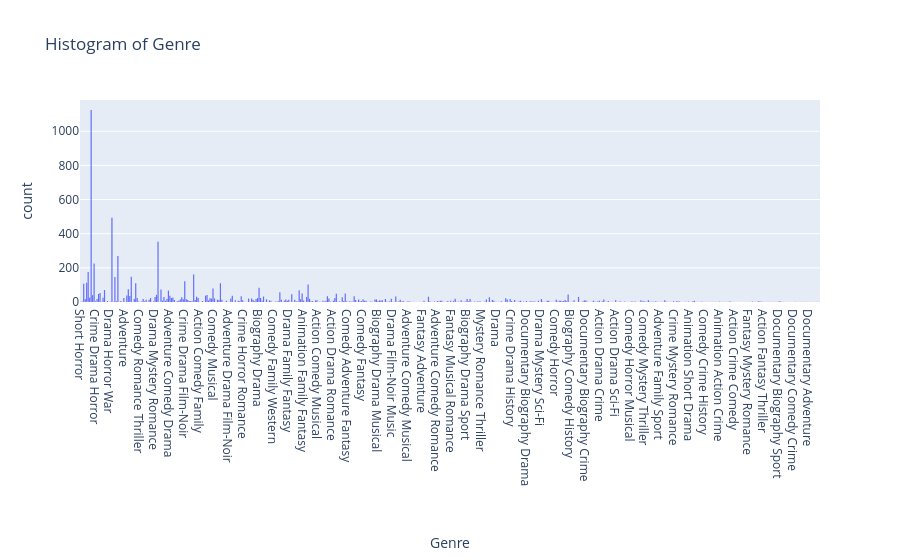
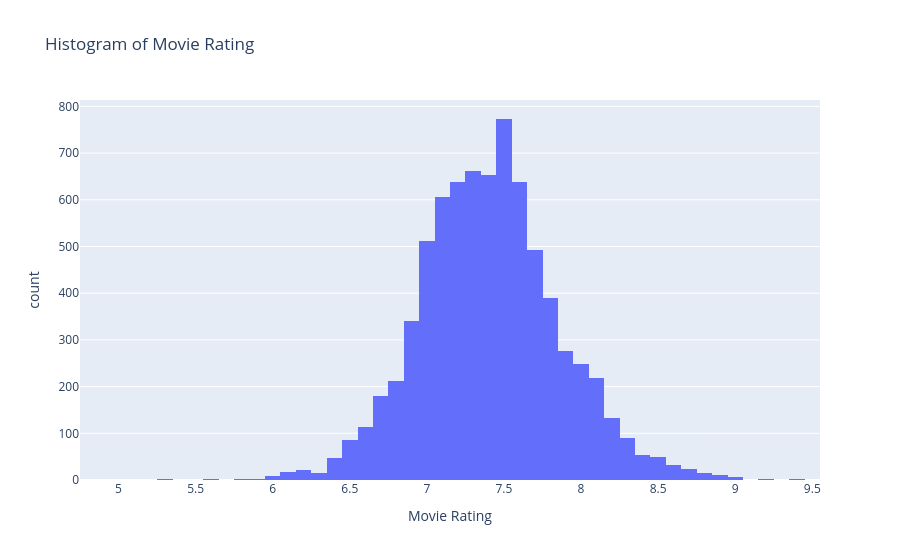
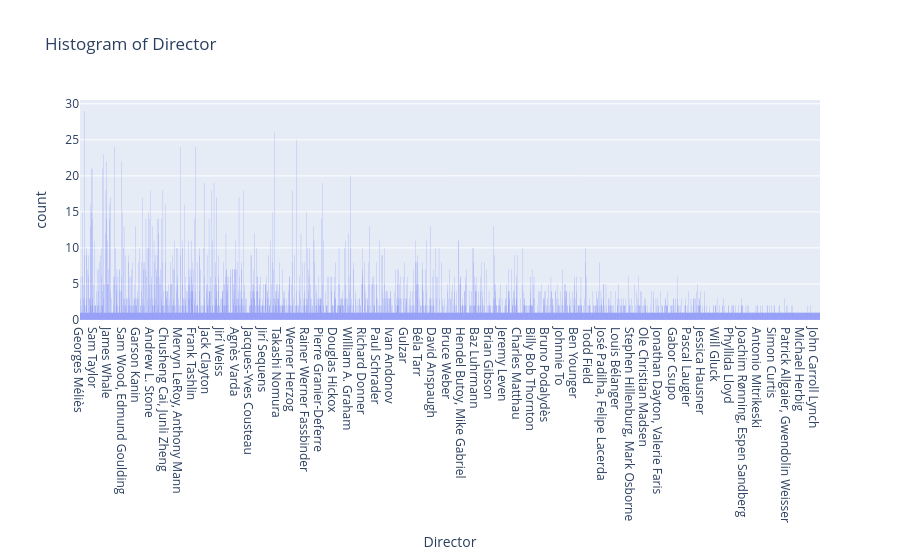
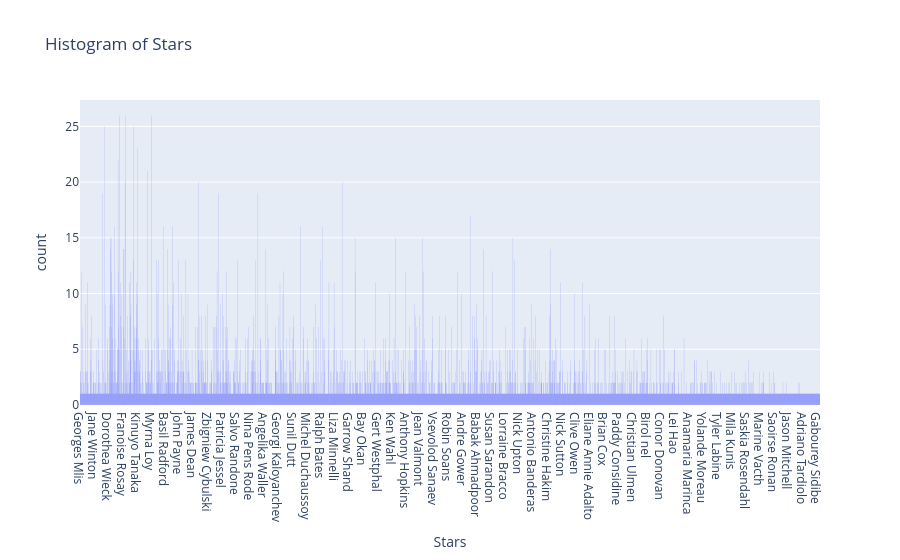

The notebook cell these images were saved under, in order:
### Code cell
import plotly.express as px
column_names = ['Genre','Movie Rating','Director','Stars','description_sentiment']
# Assuming 'column_names' is a list of column names
for column_name in column_names:
    fig = px.histogram(ds, x=column_name, nbins=50, title=f'Histogram of {column_name}')
    fig.show()

### Figure 1 — Plotly figure (JSON) as saved in the notebook; plotly's stock layout.template omitted (floating-point values rounded to 4 significant figures; data arrays with more than 128 entries replaced by an {"elided": "..."} marker saying what was removed)
{"data": [{"bingroup": "x", "hovertemplate": "Genre=%{x}<br>count=%{y}<extra></extra>", "legendgroup": "", "marker": {"color": "#636efa", "pattern": {"shape": ""}}, "name": "", "nbinsx": 50, "orientation": "v", "showlegend": false, "type": "histogram", "x": {"elided": "7584 str values"}, "xaxis": "x", "yaxis": "y"}], "layout": {"barmode": "relative", "legend": {"tracegroupgap": 0}, "title": {"text": "Histogram of Genre"}, "xaxis": {"anchor": "y", "domain": [0, 1], "title": {"text": "Genre"}}, "yaxis": {"anchor": "x", "domain": [0, 1], "title": {"text": "count"}}}}

### Figure 2 — Plotly figure (JSON) as saved in the notebook; plotly's stock layout.template omitted (floating-point values rounded to 4 significant figures; data arrays with more than 128 entries replaced by an {"elided": "..."} marker saying what was removed)
{"data": [{"bingroup": "x", "hovertemplate": "Movie Rating=%{x}<br>count=%{y}<extra></extra>", "legendgroup": "", "marker": {"color": "#636efa", "pattern": {"shape": ""}}, "name": "", "nbinsx": 50, "orientation": "v", "showlegend": false, "type": "histogram", "x": {"elided": "7584 float values"}, "xaxis": "x", "yaxis": "y"}], "layout": {"barmode": "relative", "legend": {"tracegroupgap": 0}, "title": {"text": "Histogram of Movie Rating"}, "xaxis": {"anchor": "y", "domain": [0, 1], "title": {"text": "Movie Rating"}}, "yaxis": {"anchor": "x", "domain": [0, 1], "title": {"text": "count"}}}}

### Figure 3 — Plotly figure (JSON) as saved in the notebook; plotly's stock layout.template omitted (floating-point values rounded to 4 significant figures; data arrays with more than 128 entries replaced by an {"elided": "..."} marker saying what was removed)
{"data": [{"bingroup": "x", "hovertemplate": "Director=%{x}<br>count=%{y}<extra></extra>", "legendgroup": "", "marker": {"color": "#636efa", "pattern": {"shape": ""}}, "name": "", "nbinsx": 50, "orientation": "v", "showlegend": false, "type": "histogram", "x": {"elided": "7584 str values"}, "xaxis": "x", "yaxis": "y"}], "layout": {"barmode": "relative", "legend": {"tracegroupgap": 0}, "title": {"text": "Histogram of Director"}, "xaxis": {"anchor": "y", "domain": [0, 1], "title": {"text": "Director"}}, "yaxis": {"anchor": "x", "domain": [0, 1], "title": {"text": "count"}}}}

### Figure 4 — Plotly figure (JSON) as saved in the notebook; plotly's stock layout.template omitted (floating-point values rounded to 4 significant figures; data arrays with more than 128 entries replaced by an {"elided": "..."} marker saying what was removed)
{"data": [{"bingroup": "x", "hovertemplate": "Stars=%{x}<br>count=%{y}<extra></extra>", "legendgroup": "", "marker": {"color": "#636efa", "pattern": {"shape": ""}}, "name": "", "nbinsx": 50, "orientation": "v", "showlegend": false, "type": "histogram", "x": {"elided": "7584 str values"}, "xaxis": "x", "yaxis": "y"}], "layout": {"barmode": "relative", "legend": {"tracegroupgap": 0}, "title": {"text": "Histogram of Stars"}, "xaxis": {"anchor": "y", "domain": [0, 1], "title": {"text": "Stars"}}, "yaxis": {"anchor": "x", "domain": [0, 1], "title": {"text": "count"}}}}
